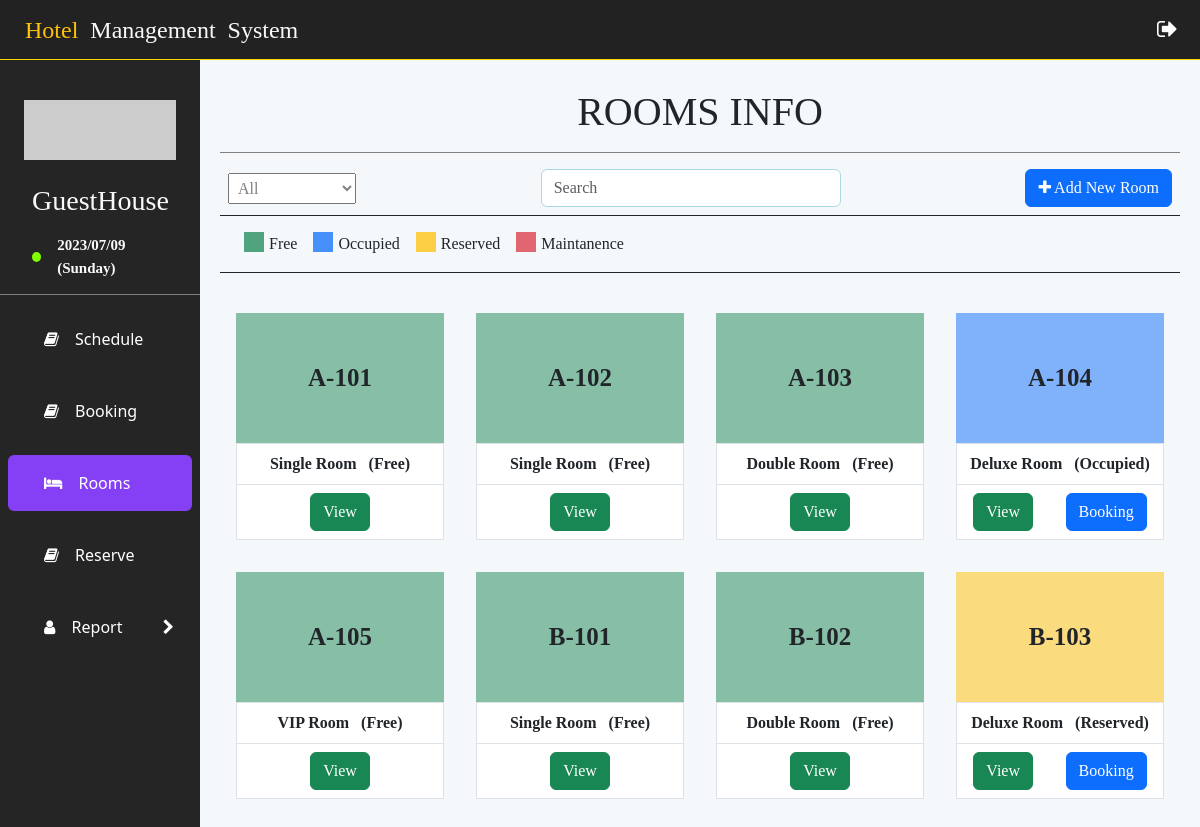
The app's page /index.php?rooms, older data.
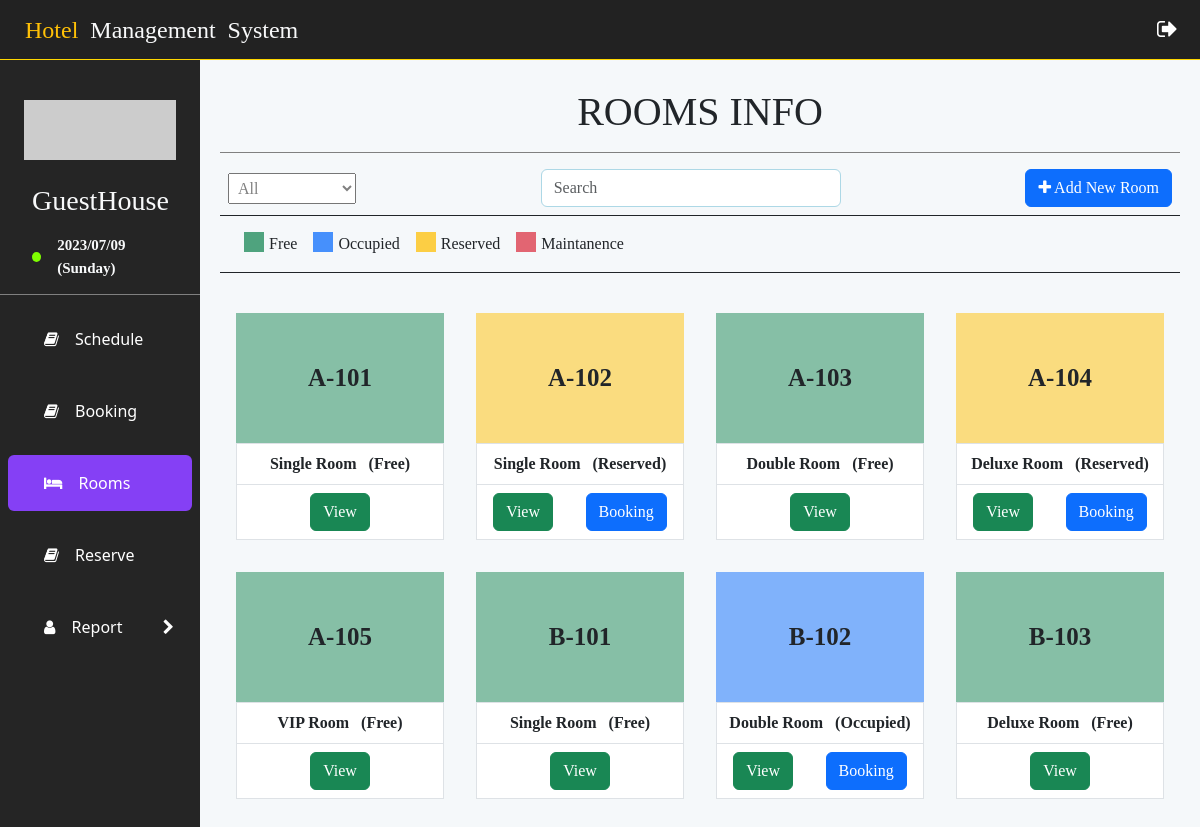
The same page, newer data.
### tables this page shows
CREATE TABLE `room` (
  `room_id` varchar(20) NOT NULL,
  `room_name` varchar(10) NOT NULL,
  `room_type_id` varchar(20) NOT NULL,
  `room_status` varchar(10) NOT NULL
);

CREATE TABLE `room_type` (
  `room_type_id` varchar(20) NOT NULL,
  `room_type_name` varchar(30) NOT NULL,
  `price` int(11) NOT NULL
);

### views/room.php (the view, shortened to what this page needs)
<h1 class="pt-2 pb-3 room_page_nav">
    ROOMS INFO
</h1>
<div class="d-flex justify-content-between align-items-center room_search_bar p-2 border-bottom border-dark">
    <select name="floor" id="roomTypeSelector" class="floorSelector" onchange="loadRooms()">
        <option value="all" selected="select">All</option>
    </select>
    <div class="input-group" style="width: 300px !important;">
        <input type="text" id="roomSearchBar" class="form-control" style="border:1px solid lightblue" placeholder="Search" value="" onkeyup="loadRooms()"/>
    </div>
    <button class="btn btn-primary" data-bs-toggle="modal" data-bs-target="#roomModal" onclick="addNewRoom()">
        <i class="fa fa-plus"></i>
        Add New Room
    </button>
</div>
<section class="p-3 border-bottom border-dark">
    <figure class="d-flex m-0">
        <div class="d-flex mx-2">
            <div class="calender-legend bg-success bg-opacity-75"></div>
            <label>Free</label>
        </div>
        <div class="d-flex mx-2">
            <div class="calender-legend bg-primary bg-opacity-75"></div>
            <label>Occupied</label>
        </div>
        <div class="d-flex mx-2">
            <div class="calender-legend bg-warning bg-opacity-75"></div>
            <label>Reserved</label>
        </div>
        <div class="d-flex mx-2">
            <div class="calender-legend bg-danger bg-opacity-75"></div>
            <label>Maintanence</label>
        </div>
    </figure>
</section>
<div class="display_room row my-4 overflow-auto" id="display_room">
    <?php
        $room_query = "SELECT * FROM `room` NATURAL JOIN `room_type` ORDER BY room_name";
        $room_result = mysqli_query($conn, $room_query);
        while ($rooms = mysqli_fetch_assoc($room_result)) {
            if($rooms['room_status']==="Free"){
                $color = "bg-success";
            }
            else if ($rooms['room_status']==="Maintenance"){
                $color = "bg-danger";
            }
            else if ($rooms['room_status']==="Reserved"){
                $color = "bg-warning";
            }
            else{
                $color = "bg-primary";
            }
    ?>
        <main class="room_box p-3 rounded-10" id="room_box">
            <div class="room_title p-0 <?php echo $color?>" style="--bs-bg-opacity: .5;">
            <?php echo $rooms['room_name'] ?>
            </div>
            <article class="border">
                <aside class="bg-white py-2 border-bottom">
                    <b>
                        <?php echo $rooms['room_type_name'] ?>
                        &nbsp;
                        (<?php echo $rooms['room_status'] ?>)
                    </b>
                </aside>
                <div class="bg-white py-2 d-flex justify-content-around">
                    <button class="btn btn-success"
                        onclick="viewRoomInfo('<?php echo $rooms['room_id']?>')"
                        data-bs-toggle="modal"
                        data-bs-target="#roomModal"
                    >
                        View
                    </button>
                    <?php
                    if($rooms['room_status']!=="Free" && $rooms['room_status']!=="Maintenance"){?>
                        <button class="btn btn-primary staff_icon"
                            onclick="getRoomBookingList('<?php echo $rooms['room_id']?>')"
                            data-bs-toggle="offcanvas"
                            data-bs-target="#bookingOffCanvas"
                        >
                            Booking
                        </button>
                    <?php }?>
                </div>
            </article>
        </main>
    <?php  }
    ?>
</div>

Row changes from the older to the newer data that the page shows:
changed room (number 2 of 8 on the later page): room_status "Free" → "Reserved"; now shows "Booking"
changed room (number 4 of 8 on the later page): room_status "Occupied" → "Reserved"
changed room: room_status "Free" → "Occupied"; now shows "Booking"
changed room (number 8 of 8 on the later page): room_status "Reserved" → "Free"; no longer shows "Booking"
